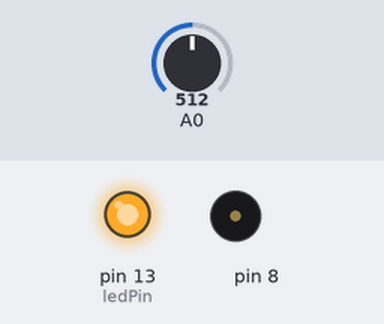
The sketch below on a simulated Arduino Uno, built with avr-gcc and run on an emulated ATmega328P. On the bench: output pins drawn as LEDs (lit = HIGH), buzzer (waves = sounding). Inputs (shaded band) come from the test bench; at power-on: A0 = 512.

Above: at 0.1 s.
At 6.2 s:
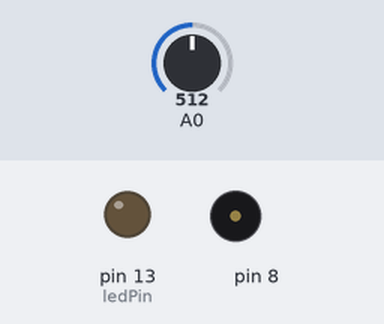
6.3 s: A0 set to 482
At 7.3 s:
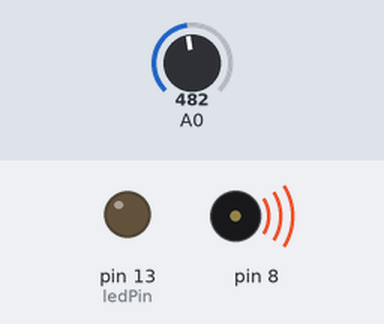
Timing chart, 0 to 9.3 s (numbered marks = the images above; inputs shaded):
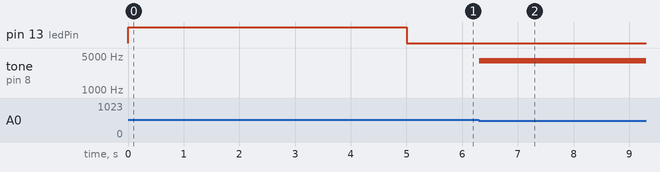

The sketch:

project06.ino
```cpp
int sensorValue;
int sensorLow=1023;
int sensorHigh=0;

const int ledPin=13;//built-in LED

void setup() {
  // put your setup code here, to run once:
  pinMode(ledPin, OUTPUT);
  digitalWrite(ledPin, HIGH);

  //Sensor calibration
  while(millis()<5000){
      sensorValue=analogRead(A0);
      if(sensorValue>sensorHigh){
          sensorHigh=sensorValue;
        }
      if(sensorValue<sensorLow){
          sensorLow=sensorValue;
        }
    }
  digitalWrite(ledPin, LOW);//calibration is done
}

void loop() {
  // put your main code here, to run repeatedly:
  sensorValue=analogRead(A0);

  int pitch=map(sensorValue, sensorLow, sensorHigh, 4000, 50);//inverted the values compared to the manual, 10 makes lower noise

  if(sensorValue<0.97*sensorHigh)//removes background noise
    tone(8, pitch, 20);// 8th pin, pitch, 20 milliseconds

  delay(10);
}
```

Measured:
- the behaviour switches between 497 and 496 on A0 (found by bisection; images 1 and 2)
- after the input at 6.3 s, tone on pin 8: silent → 3999 Hz at once
